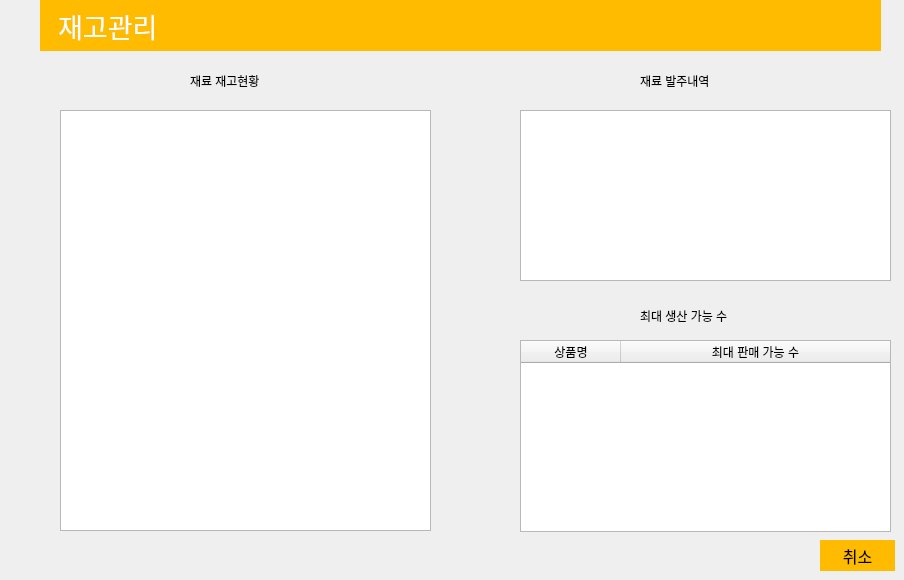
   <widget class="QWidget" name="page_5">
    <widget class="QTableWidget" name="inventorylist">
     <property name="geometry">
      <rect>
       <x>60</x>
       <y>110</y>
       <width>371</width>
       <height>421</height>
      </rect>
     </property>
     <property name="editTriggers">
      <set>QAbstractItemView::NoEditTriggers</set>
     </property>
     <attribute name="horizontalHeaderStretchLastSection">
      <bool>true</bool>
     </attribute>
    </widget>
    <widget class="QPushButton" name="back_button">
     <property name="geometry">
      <rect>
       <x>820</x>
       <y>540</y>
       <width>75</width>
       <height>31</height>
      </rect>
     </property>
     <property name="font">
      <font>
       <family>경기천년바탕 Bold</family>
       <pointsize>12</pointsize>
      </font>
     </property>
     <property name="styleSheet">
      <string notr="true">background-color:rgb(255,187,0);
border-style: solid;
</string>
     </property>
     <property name="text">
      <string>취소</string>
     </property>
    </widget>
    <widget class="QLabel" name="label_35">
     <property name="geometry">
      <rect>
       <x>40</x>
       <y>0</y>
       <width>841</width>
       <height>51</height>
      </rect>
     </property>
     <property name="font">
      <font>
       <family>경기천년바탕 Bold</family>
       <pointsize>20</pointsize>
      </font>
     </property>
     <property name="styleSheet">
      <string notr="true">background-color:rgb(255,187,0);
color:white;
</string>
     </property>
     <property name="text">
      <string>   재고관리</string>
     </property>
    </widget>
    <widget class="QTableWidget" name="inventorylist_2">
     <property name="geometry">
      <rect>
       <x>520</x>
       <y>110</y>
       <width>371</width>
       <height>171</height>
      </rect>
     </property>
     <property name="editTriggers">
      <set>QAbstractItemView::NoEditTriggers</set>
     </property>
     <attribute name="horizontalHeaderStretchLastSection">
      <bool>true</bool>
     </attribute>
    </widget>
    <widget class="QLabel" name="label_18">
     <property name="geometry">
      <rect>
       <x>190</x>
       <y>60</y>
       <width>111</width>
       <height>41</height>
      </rect>
     </property>
     <property name="text">
      <string>재료 재고현황</string>
     </property>
    </widget>
    <widget class="QLabel" name="label_19">
     <property name="geometry">
      <rect>
       <x>640</x>
       <y>60</y>
       <width>121</width>
       <height>41</height>
      </rect>
     </property>
     <property name="text">
      <string>재료 발주내역</string>
     </property>
    </widget>
    <widget class="QLabel" name="label_15">
     <property name="geometry">
      <rect>
       <x>640</x>
       <y>300</y>
       <width>131</width>
       <height>31</height>
      </rect>
     </property>
     <property name="text">
      <string>최대 생산 가능 수</string>
     </property>
    </widget>
    <widget class="QTableWidget" name="maximum_list">
     <property name="geometry">
      <rect>
       <x>520</x>
       <y>340</y>
       <width>371</width>
       <height>192</height>
      </rect>
     </property>
     <property name="editTriggers">
      <set>QAbstractItemView::NoEditTriggers</set>
     </property>
     <attribute name="horizontalHeaderStretchLastSection">
      <bool>true</bool>
     </attribute>
     <column>
      <property name="text">
       <string>상품명</string>
      </property>
     </column>
     <column>
      <property name="text">
       <string>최대 판매 가능 수</string>
      </property>
     </column>
    </widget>
   </widget>
